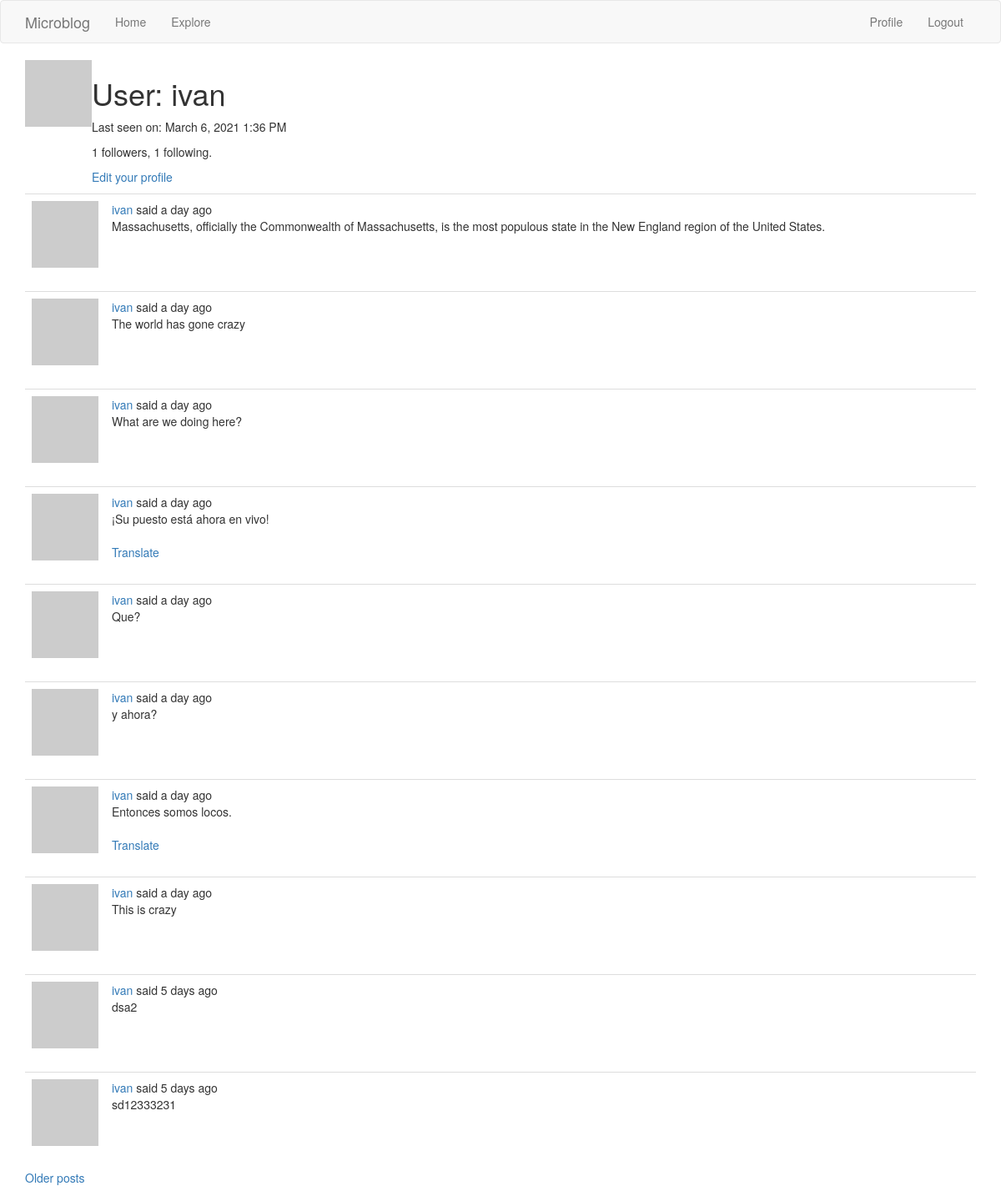
Before: /user/ivan (signed in) with the older database file.
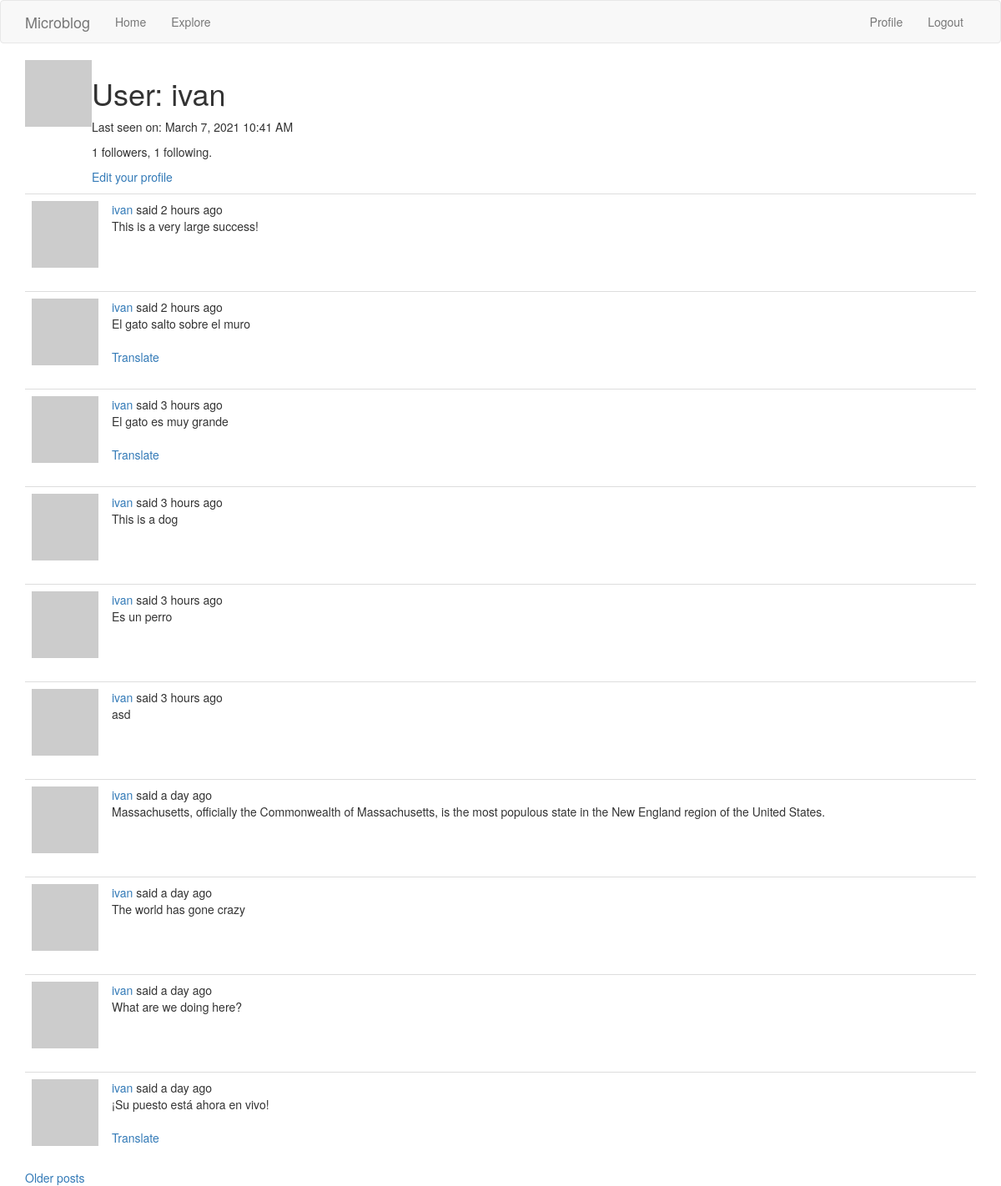
After: the same page with the newer database file.
### app/models.py (models this page shows, shortened)
class User(UserMixin, db.Model):
    id = db.Column(db.Integer, primary_key=True)
    username = db.Column(db.String(64), index=True, unique=True)
    email = db.Column(db.String(120), index=True, unique=True)
    password_hash = db.Column(db.String(128))
    posts = db.relationship('Post', backref='author', lazy='dynamic')
    about_me = db.Column(db.String(140))
    last_seen = db.Column(db.DateTime, default=datetime.utcnow)
    followed = db.relationship(
        'User',
        secondary=followers,
        primaryjoin=(followers.c.follower_id == id),
        secondaryjoin=(followers.c.followed_id == id),
        backref=db.backref('followers', lazy='dynamic'),
        lazy='dynamic'
    )
    def avatar(self, size):
        lower_email = str(self.email).lower()
        digest = md5(lower_email.encode('utf-8')).hexdigest()
        return 'https://www.gravatar.com/avatar/{}?d=identicon&s={}'.format(digest, size)

class Post(db.Model):
    id = db.Column(db.Integer, primary_key=True)
    body = db.Column(db.String(140))
    language = db.Column(db.String(5))
    timestamp = db.Column(db.DateTime, index=True, default=datetime.utcnow)
    user_id = db.Column(db.Integer, db.ForeignKey('user.id'))

### app/main/routes.py (the view)
@bp.route('/user/<username>')
@login_required
def user(username):
    user = User.query.filter_by(username=username).first_or_404()
    page = request.args.get('page', 1, type=int)
    posts = user.posts.order_by(Post.timestamp.desc()).paginate(
        page, current_app.config['POSTS_PER_PAGE'], False)
    next_url = url_for('main.user', username=user.username, page=posts.next_num) \
        if posts.has_next else None
    prev_url = url_for('main.user', username=user.username, page=posts.prev_num) \
        if posts.has_prev else None
    form = EmptyForm()
    return render_template('user.jinja', user=user, posts=posts.items,
                           next_url=next_url, prev_url=prev_url, form=form)

### app/main/routes.py (called while the page is built)
@bp.before_app_request
def before_request():
    if current_user.is_authenticated:
        current_user.last_seen = datetime.utcnow()
        db.session.commit()
    g.locale = str(get_locale())

### app/models.py (called while the page is built)
@login.user_loader
def load_user(user_id):
    return User.query.get(int(user_id))

### app/templates/user.jinja (shortened to what this page needs)
{% extends "base.jinja" %}
{% block app_content %}
    <table>
        <tr valign="top">
            <td><img src="{{ user.avatar(128) }}"></td>
            <td>
                <h1>User: {{ user.username }}</h1>
                {% if user.last_seen %}
                    <p>{{ _('Last seen on:') }} {{ moment(user.last_seen).format('LLL') }}</p>
                {% endif %}
                <p>{{ user.followers.count() }} {{ _('followers') }}, {{ user.followed.count() }} {{ _('following') }}.</p>
                {% if user == current_user %}
                <p><a href="{{ url_for('main.edit_profile') }}">{{ _('Edit your profile') }}</a></p>
                {% endif %}
            </td>
        </tr>
    </table>
    {% for post in posts %}
        {% include '_post.jinja' %}
    {% endfor %}
    {% if next_url %}
        <a href="{{ next_url }}">{{ _('Older posts') }}</a>
    {% endif %}
{% endblock %}

### app/templates/base.jinja (shortened to what this page needs)
{% extends 'bootstrap/base.html' %}
{% block navbar %}
    <nav class="navbar navbar-default">
        <div class="container">
            <div class="navbar-header">
                <a class="navbar-brand" href="{{ url_for('main.index') }}">Microblog</a>
            </div>
            <div class="collapse navbar-collapse" id="bs-example-navbar-collapse-1">
                <ul class="nav navbar-nav">
                    <li><a href="{{ url_for('main.index') }}">{{ _('Home') }}</a></li>
                    <li><a href="{{ url_for('main.explore') }}">{{ _('Explore') }}</a></li>
                </ul>
                <ul class="nav navbar-nav navbar-right">
                    {% if current_user.is_anonymous %}
                    <li><a href="{{ url_for('auth.login') }}">{{ _('Login') }}</a></li>
                    {% else %}
                    <li><a href="{{ url_for('main.user', username=current_user.username) }}">{{ _('Profile') }}</a></li>
                    <li><a href="{{ url_for('auth.logout') }}">{{ _('Logout') }}</a></li>
                    {% endif %}
                </ul>
            </div>
        </div>
    </nav>
{% endblock %}
{% block content %}
    <div class="container">
        {% block app_content %}{% endblock %}
    </div>
{% endblock %}

### app/templates/_post.jinja (shortened to what this page needs)
    <table class="table table-hover">
        <tr>
            <td width="70px">
                <a href="{{ url_for('main.user', username=post.author.username) }}">
                    <img src="{{ post.author.avatar(70) }}" />
                </a>
            </td>
            <td>
                {{ _('%(username)s said %(when)s',
                    username=user_link, when=moment(post.timestamp).fromNow()) }}
                <br>
                <span id="post{{ post.id }}">{{ post.body }}</span>
                {% if post.language and post.language != g.locale %}
                <br><br>
                <span id="translation{{ post.id }}">
                    <a href="javascript:translate(
                                '#post{{ post.id }}',
                                '#translation{{ post.id }}',
                                '{{ post.language }}',
                                '{{ g.locale }}');">{{ _('Translate') }}</a>
                </span>
                {% endif %}
            </td>
        </tr>
    </table>

Changed rows visible on the page:
no longer on this page (row unchanged): Post: body "Que?"
no longer on this page (row unchanged): Post: body "y ahora?"
no longer on this page (row unchanged): Post: body "Entonces somos locos."
no longer on this page (row unchanged): Post: body "This is crazy"
no longer on this page (row unchanged): Post: body "dsa2"
no longer on this page (row unchanged): Post: body "sd12333231"
changed User "ivan": last_seen "March 6, 2021 1:36 PM" → "March 7, 2021 10:41 AM"
added Post: body "This is a very large success!"
added Post: body "El gato salto sobre el muro"
added Post: body "El gato es muy grande"
added Post: body "This is a dog"
added Post: body "Es un perro"
added Post: body "asd"
